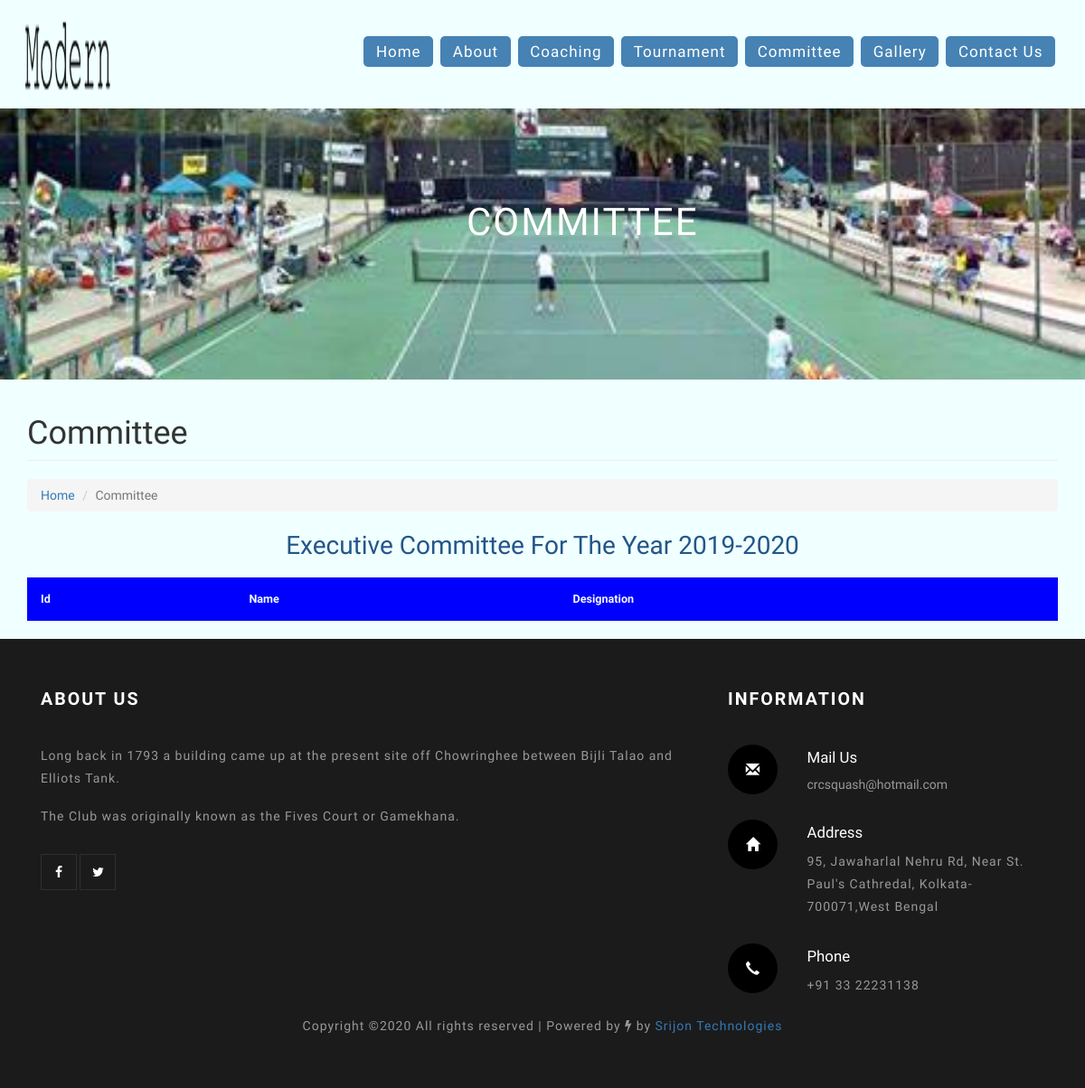
The app's page /committee.php, older data.
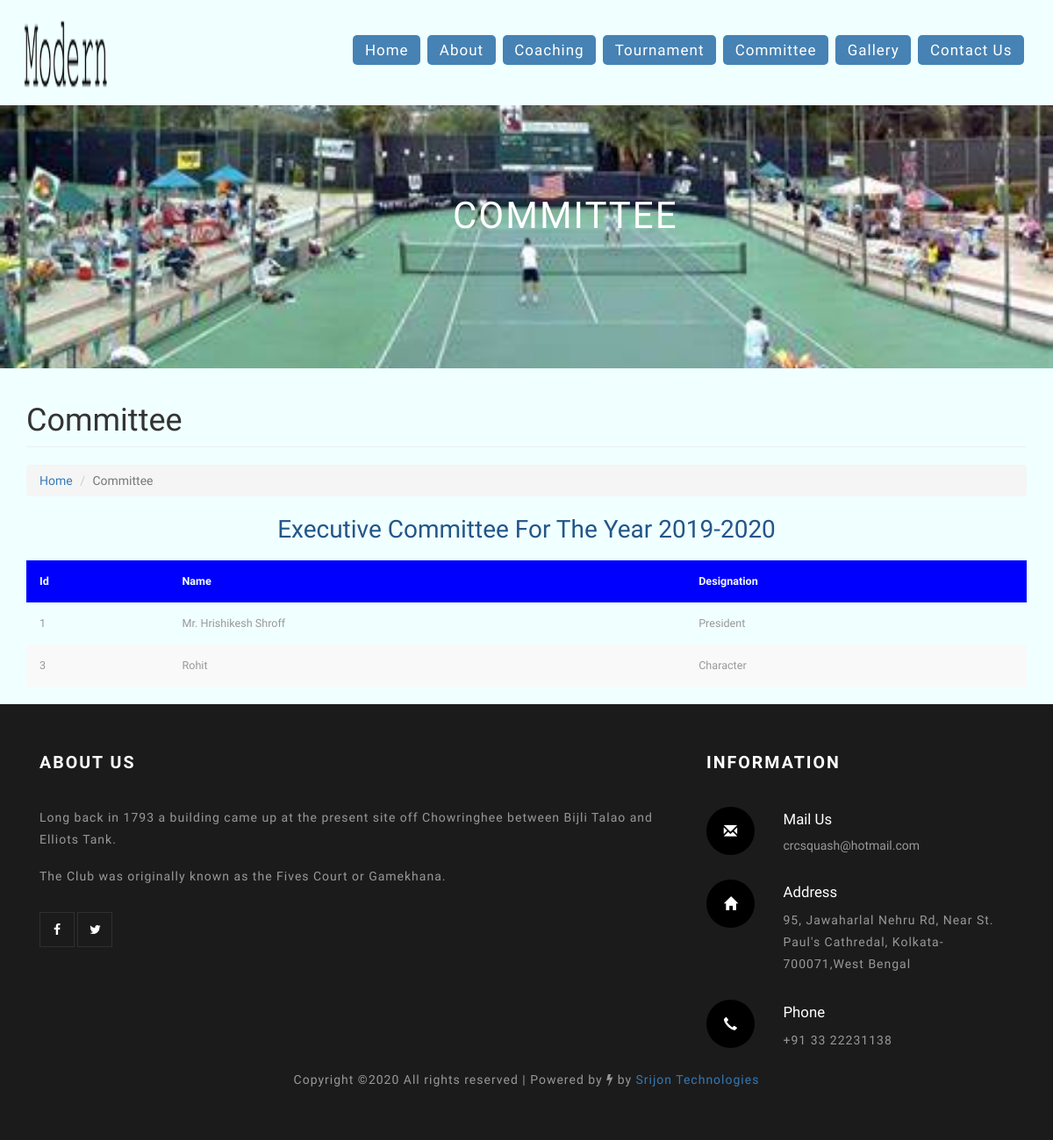
The same page, newer data.
### tables this page shows
CREATE TABLE `tbl_commitee` (
  `Id` int(11) NOT NULL,
  `name` text NOT NULL,
  `designation` mediumtext NOT NULL
);

### committee.php (the view, shortened to what this page needs)
<?php
include('includes/config.php');
?>
<!DOCTYPE html>
<html lang="zxx">
<head>
	<link rel="stylesheet" href="css/bootstrap.css">
	<link rel="stylesheet" href="css/style.css" type="text/css" media="all" />
	<link rel="stylesheet" href="css/font-awesome.css">
</head>
<body>
	<div class="main-agile">
		<?php include('includes/header.php') ?>
		<div class="w3l-banner-2">
			<h6>Committee</h6>
		</div>
	</div>
	<div class="container">
        <div class="row">
            <div class="col-lg-12">
                <h1 class="page-header">Committee
                </h1>
                <ol class="breadcrumb">
                    <li><a href="index.php">Home</a>
                    </li>
                    <li class="active">Committee</li>
                </ol>
            </div>
        </div>
	<div class="row">
	        <div class="col-md-12">
                <h2 style="text-align:center; color:#235689"><span style="font-size:28px;">Executive Committee For The
                        Year 2019-2020</span></h2>
                <table class="table table-striped">
                    <tbody>
                        <tr>
							<th bgcolor="blue"><strong><span style="color:#F0FFFF;">Id</span></strong></th>
                            <th bgcolor="blue"><strong><span style="color:#F0FFFF;">Name</span></strong></th>
                            <th bgcolor="blue"><strong><span style="color:#F0F8FF;">Designation</span></strong></th>
                        </tr>
						<?php
				$sql="select * from tbl_commitee";
				$query=$dbh->prepare($sql);
					$query->execute();
					$results=$query->fetchAll(PDO::FETCH_OBJ);
					if($query->rowCount()>0)
					{
						foreach($results as $result)
						{
            ?>
						<tr>
							<td><?php  echo $result->Id; ?></td>
                            <td><?php  echo $result->name; ?></td>
                            <td><?php  echo $result->designation; ?></td>
                        </tr>
						<?php
						}
					}
			?>
                    </tbody>
                </table>
			</div>
        </div>
	</div>
	<?php include('includes/footer.php') ?>
</body>
</html>

Row changes from the older to the newer data that the page shows:
added tbl_commitee: Id "1", name "Mr. Hrishikesh Shroff", designation "President"
added tbl_commitee: Id "3", name "Rohit", designation "Character"
